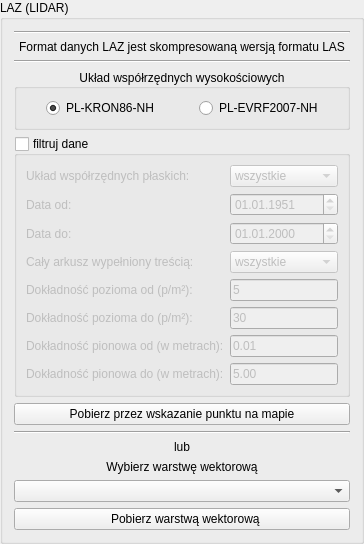
         <widget class="QgsCollapsibleGroupBox" name="las_groupBox">
          <property name="toolTip">
           <string/>
          </property>
          <property name="title">
           <string>LAZ (LIDAR)</string>
          </property>
          <property name="collapsed">
           <bool>true</bool>
          </property>
          <layout class="QVBoxLayout" name="verticalLayout">
           <item>
            <widget class="Line" name="line_16">
             <property name="orientation">
              <enum>Qt::Horizontal</enum>
             </property>
            </widget>
           </item>
           <item>
            <widget class="QLabel" name="label_38">
             <property name="text">
              <string>Format danych LAZ jest skompresowaną wersją formatu LAS</string>
             </property>
             <property name="alignment">
              <set>Qt::AlignCenter</set>
             </property>
            </widget>
           </item>
           <item>
            <widget class="Line" name="line_14">
             <property name="orientation">
              <enum>Qt::Horizontal</enum>
             </property>
            </widget>
           </item>
           <item>
            <widget class="QGroupBox" name="groupBox_36">
             <property name="title">
              <string>Układ współrzędnych wysokościowych</string>
             </property>
             <property name="alignment">
              <set>Qt::AlignCenter</set>
             </property>
             <layout class="QHBoxLayout" name="horizontalLayout_56">
              <item alignment="Qt::AlignHCenter|Qt::AlignVCenter">
               <widget class="QRadioButton" name="las_kron86_rdbtn">
                <property name="text">
                 <string>PL-KRON86-NH</string>
                </property>
                <property name="checked">
                 <bool>true</bool>
                </property>
               </widget>
              </item>
              <item alignment="Qt::AlignHCenter|Qt::AlignVCenter">
               <widget class="QRadioButton" name="las_evrf2007_rdbtn">
                <property name="text">
                 <string>PL-EVRF2007-NH</string>
                </property>
               </widget>
              </item>
             </layout>
            </widget>
           </item>
           <item>
            <widget class="QgsCollapsibleGroupBox" name="las_filter_groupBox">
             <property name="title">
              <string>filtruj dane</string>
             </property>
             <property name="checkable">
              <bool>true</bool>
             </property>
             <property name="checked">
              <bool>false</bool>
             </property>
             <property name="collapsed">
              <bool>true</bool>
             </property>
             <layout class="QVBoxLayout" name="verticalLayout_3">
              <item>
               <layout class="QGridLayout" name="gridLayout_3">
                <item row="7" column="1">
                 <widget class="QgsFilterLineEdit" name="las_mhTo_lineEdit">
                  <property name="text">
                   <string>5.00</string>
                  </property>
                  <property name="qgisRelation" stdset="0">
                   <string notr="true"/>
                  </property>
                 </widget>
                </item>
                <item row="0" column="0">
                 <widget class="QLabel" name="label_3">
                  <property name="text">
                   <string>Układ współrzędnych płaskich:</string>
                  </property>
                 </widget>
                </item>
                <item row="1" column="1">
                 <widget class="QgsDateTimeEdit" name="las_from_dateTimeEdit">
                  <property name="date">
                   <date>
                    <year>1951</year>
                    <month>1</month>
                    <day>1</day>
                   </date>
                  </property>
                  <property name="displayFormat">
                   <string>dd.MM.yyyy</string>
                  </property>
                 </widget>
                </item>
                <item row="5" column="0">
                 <widget class="QLabel" name="label_14">
                  <property name="text">
                   <string>Dokładność pozioma do (p/m²):</string>
                  </property>
                 </widget>
                </item>
                <item row="2" column="1">
                 <widget class="QgsDateTimeEdit" name="las_to_dateTimeEdit">
                  <property name="displayFormat">
                   <string>dd.MM.yyyy</string>
                  </property>
                 </widget>
                </item>
                <item row="3" column="0">
                 <widget class="QLabel" name="label_12">
                  <property name="text">
                   <string>Cały arkusz wypełniony treścią:</string>
                  </property>
                 </widget>
                </item>
                <item row="6" column="0">
                 <widget class="QLabel" name="label_17">
                  <property name="text">
                   <string>Dokładność pionowa od (w metrach):</string>
                  </property>
                 </widget>
                </item>
                <item row="1" column="0">
                 <widget class="QLabel" name="label_9">
                  <property name="text">
                   <string>Data od:</string>
                  </property>
                 </widget>
                </item>
                <item row="4" column="1">
                 <widget class="QgsFilterLineEdit" name="las_pixelFrom_lineEdit">
                  <property name="text">
                   <string>5</string>
                  </property>
                  <property name="qgisRelation" stdset="0">
                   <string notr="true"/>
                  </property>
                 </widget>
                </item>
                <item row="5" column="1">
                 <widget class="QgsFilterLineEdit" name="las_pixelTo_lineEdit">
                  <property name="text">
                   <string>30</string>
                  </property>
                  <property name="showSpinner">
                   <bool>false</bool>
                  </property>
                  <property name="qgisRelation" stdset="0">
                   <string notr="true"/>
                  </property>
                 </widget>
                </item>
                <item row="7" column="0">
                 <widget class="QLabel" name="label_18">
                  <property name="text">
                   <string>Dokładność pionowa do (w metrach):</string>
                  </property>
                 </widget>
                </item>
                <item row="0" column="1">
                 <widget class="QComboBox" name="las_crs_cmbbx">
                  <item>
                   <property name="text">
                    <string>wszystkie</string>
                   </property>
                  </item>
                  <item>
                   <property name="text">
                    <string>PL-1992</string>
                   </property>
                  </item>
                  <item>
                   <property name="text">
                    <string>PL-2000</string>
                   </property>
                  </item>
                 </widget>
                </item>
                <item row="2" column="0">
                 <widget class="QLabel" name="label_10">
                  <property name="text">
                   <string>Data do:</string>
                  </property>
                 </widget>
                </item>
                <item row="4" column="0">
                 <widget class="QLabel" name="label_13">
                  <property name="text">
                   <string>Dokładność pozioma od (p/m²):</string>
                  </property>
                 </widget>
                </item>
                <item row="3" column="1">
                 <widget class="QComboBox" name="las_full_cmbbx">
                  <item>
                   <property name="text">
                    <string>wszystkie</string>
                   </property>
                  </item>
                  <item>
                   <property name="text">
                    <string>TAK</string>
                   </property>
                  </item>
                  <item>
                   <property name="text">
                    <string>NIE</string>
                   </property>
                  </item>
                 </widget>
                </item>
                <item row="6" column="1">
                 <widget class="QgsFilterLineEdit" name="las_mhFrom_lineEdit">
                  <property name="text">
                   <string>0.01</string>
                  </property>
                  <property name="qgisRelation" stdset="0">
                   <string notr="true"/>
                  </property>
                 </widget>
                </item>
               </layout>
              </item>
             </layout>
            </widget>
           </item>
           <item>
            <widget class="QPushButton" name="las_capture_btn">
             <property name="text">
              <string>Pobierz przez wskazanie punktu na mapie</string>
             </property>
             <property name="icon">
              <iconset>
               <normaloff>:/plugins/pobieracz_danych_gugik/img/icon.png</normaloff>:/plugins/pobieracz_danych_gugik/img/icon.png</iconset>
             </property>
            </widget>
           </item>
           <item>
            <widget class="Line" name="line">
             <property name="orientation">
              <enum>Qt::Horizontal</enum>
             </property>
            </widget>
           </item>
           <item>
            <widget class="QLabel" name="label_15">
             <property name="text">
              <string>lub</string>
             </property>
             <property name="alignment">
              <set>Qt::AlignCenter</set>
             </property>
            </widget>
           </item>
           <item>
            <widget class="QLabel" name="label_61">
             <property name="text">
              <string>Wybierz warstwę wektorową</string>
             </property>
             <property name="alignment">
              <set>Qt::AlignCenter</set>
             </property>
            </widget>
           </item>
           <item>
            <widget class="QgsMapLayerComboBox" name="las_mapLayerComboBox"/>
           </item>
           <item>
            <widget class="QPushButton" name="las_fromLayer_btn">
             <property name="text">
              <string>  Pobierz warstwą wektorową</string>
             </property>
            </widget>
           </item>
          </layout>
         </widget>
